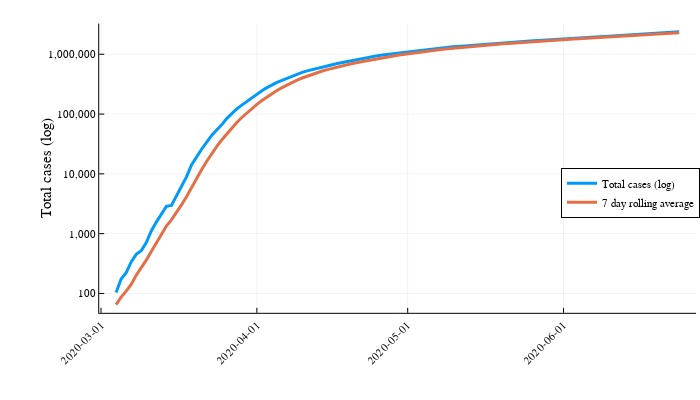

Source (notebook cell):
### Code cell
plotActualAnd7DayAvg(confirmedCasesUS, :Value, :Value_rolling7, 
                     "Total cases (log)", true, :right)
